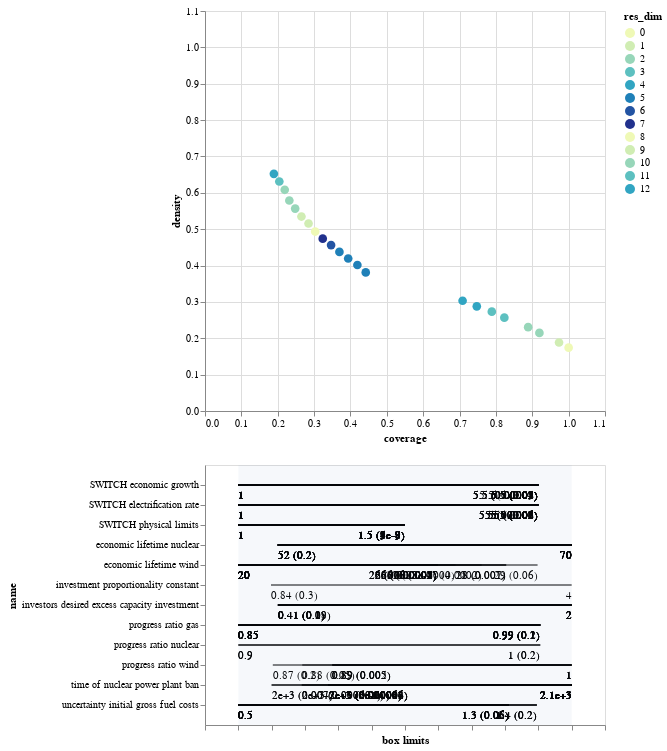

The cell this chart's notebook holds for it:
### Code cell
box1.inspect_tradeoff()

### Figure 1 — Vega-Lite specification as saved in the notebook (floating-point values rounded to 4 significant figures; data arrays with more than 128 entries replaced by an {"elided": "..."} marker saying what was removed)
{"config": {"view": {"continuousWidth": 300, "continuousHeight": 300}}, "vconcat": [{"data": {"name": "data-8b29c811652fa4ec85d614b1ecdf741a"}, "mark": {"type": "circle", "size": 75}, "encoding": {"color": {"field": "res_dim", "scale": {"range": ["#eff9b6", "#d0edb3", "#97d6b9", "#5dc0c0", "#31a5c2", "#1f80b8", "#2354a3", "#21318d"]}, "type": "ordinal"}, "opacity": {"condition": {"param": "param_1", "value": 1}, "value": 0.4}, "tooltip": [{"field": "id", "type": "quantitative"}, {"field": "coverage", "format": ".2", "type": "quantitative"}, {"field": "density", "format": ".2", "type": "quantitative"}, {"field": "res_dim", "type": "ordinal"}], "x": {"field": "coverage", "scale": {"domain": [0, 1.1]}, "type": "quantitative"}, "y": {"field": "density", "scale": {"domain": [0, 1.1]}, "type": "quantitative"}}, "height": 400, "name": "view_1", "width": 400}, {"layer": [{"data": {"name": "data-f3ac8ae26385154a53466d9f1b15671c"}, "mark": {"type": "rule"}, "encoding": {"x": {"axis": {"grid": false, "labels": false, "title": "box limits"}, "field": "x_lower", "scale": {"domain": [0, 1], "padding": 0.1}, "type": "quantitative"}, "x2": {"field": "x_upper"}, "y": {"field": "name", "scale": {"padding": 1.0}, "type": "nominal"}}, "transform": [{"calculate": "(datum.x1-datum.minimum)/(datum.maximum-datum.minimum)", "as": "x_lower"}, {"calculate": "(datum.x2-datum.minimum)/(datum.maximum-datum.minimum)", "as": "x_upper"}, {"filter": {"param": "param_1"}}]}, {"data": {"name": "data-f3ac8ae26385154a53466d9f1b15671c"}, "mark": {"type": "text", "align": "left", "baseline": "top", "dy": 5}, "encoding": {"text": {"field": "text", "type": "ordinal"}, "x": {"axis": {"grid": false, "labels": false, "title": "box limits"}, "field": "x_lower", "scale": {"domain": [0, 1], "padding": 0.1}, "type": "quantitative"}, "x2": {"field": "x_upper"}, "y": {"field": "name", "scale": {"padding": 1.0}, "type": "nominal"}}, "transform": [{"calculate": "(datum.x1-datum.minimum)/(datum.maximum-datum.minimum)", "as": "x_lower"}, {"calculate": "(datum.x2-datum.minimum)/(datum.maximum-datum.minimum)", "as": "x_upper"}, {"filter": {"param": "param_1"}}, {"calculate": "datum.qp_lower>0?format(datum.x1, \".2\")+\" (\"+format(datum.qp_lower, \".1~g\")+\")\" :format(datum.x1, \".2\")", "as": "text"}]}, {"data": {"name": "data-f3ac8ae26385154a53466d9f1b15671c"}, "mark": {"type": "text", "align": "right", "baseline": "top", "dy": 5}, "encoding": {"text": {"field": "text", "type": "ordinal"}, "x": {"field": "x_upper", "type": "quantitative"}, "x2": {"field": "x_upper"}, "y": {"field": "name", "scale": {"padding": 1.0}, "type": "nominal"}}, "transform": [{"calculate": "(datum.x1-datum.minimum)/(datum.maximum-datum.minimum)", "as": "x_lower"}, {"calculate": "(datum.x2-datum.minimum)/(datum.maximum-datum.minimum)", "as": "x_upper"}, {"filter": {"param": "param_1"}}, {"calculate": "datum.qp_upper>0?format(datum.x2, \".2\")+\" (\"+format(datum.qp_upper, \".1\")+\")\" :format(datum.x2, \".2\")", "as": "text"}]}, {"data": {"name": "data-97aefd6d737ded565dc732e63f74ecc6"}, "mark": {"type": "rect", "opacity": 0.05}, "encoding": {"x": {"field": "start", "type": "quantitative"}, "x2": {"field": "end"}}}, {"data": {"name": "data-4f53cda18c2baa0c0354bb5f9a3ecbe5"}, "mark": {"type": "point"}, "encoding": {"x": {"field": "x", "type": "quantitative"}, "y": {"field": "name", "type": "nominal"}}, "transform": [{"filter": {"param": "param_1"}}]}, {"data": {"name": "data-4f53cda18c2baa0c0354bb5f9a3ecbe5"}, "mark": {"type": "text", "align": "center", "baseline": "top", "dy": 5}, "encoding": {"text": {"field": "item", "type": "nominal"}, "x": {"field": "x", "type": "quantitative"}, "y": {"field": "name", "type": "nominal"}}, "transform": [{"filter": {"param": "param_1"}}]}], "width": 400}], "params": [{"name": "param_1", "select": {"type": "point", "fields": ["id"]}, "views": ["view_1"]}], "$schema": "https://vega.github.io/schema/vega-lite/v5.20.1.json", "datasets": {"data-8b29c811652fa4ec85d614b1ecdf741a": [{"coverage": 1.0, "density": 0.1742, "id": 0, "k": 871, "mass": 1.0, "mean": 0.1742, "n": 5000, "res_dim": 0}, {"coverage": 0.9736, "density": 0.1884, "id": 1, "k": 848, "mass": 0.9, "mean": 0.1884, "n": 4500, "res_dim": 1}, {"coverage": 0.9196, "density": 0.2147, "id": 2, "k": 801, "mass": 0.7462, "mean": 0.2147, "n": 3731, "res_dim": 2}, {"coverage": 0.8886, "density": 0.2306, "id": 3, "k": 774, "mass": 0.6714, "mean": 0.2306, "n": 3357, "res_dim": 2}, {"coverage": 0.8232, "density": 0.2566, "id": 4, "k": 717, "mass": 0.5588, "mean": 0.2566, "n": 2794, "res_dim": 3}, {"coverage": 0.7887, "density": 0.2733, "id": 5, "k": 687, "mass": 0.5028, "mean": 0.2733, "n": 2514, "res_dim": 3}, {"coverage": 0.7474, "density": 0.2878, "id": 6, "k": 651, "mass": 0.4524, "mean": 0.2878, "n": 2262, "res_dim": 4}, {"coverage": 0.7084, "density": 0.3032, "id": 7, "k": 617, "mass": 0.407, "mean": 0.3032, "n": 2035, "res_dim": 4}, {"coverage": 0.442, "density": 0.3812, "id": 8, "k": 385, "mass": 0.202, "mean": 0.3812, "n": 1010, "res_dim": 5}, {"coverage": 0.4191, "density": 0.4015, "id": 9, "k": 365, "mass": 0.1818, "mean": 0.4015, "n": 909, "res_dim": 5}, {"coverage": 0.3938, "density": 0.4193, "id": 10, "k": 343, "mass": 0.1636, "mean": 0.4193, "n": 818, "res_dim": 5}, {"coverage": 0.3697, "density": 0.4375, "id": 11, "k": 322, "mass": 0.1472, "mean": 0.4375, "n": 736, "res_dim": 5}, {"coverage": 0.3467, "density": 0.4562, "id": 12, "k": 302, "mass": 0.1324, "mean": 0.4562, "n": 662, "res_dim": 6}, {"coverage": 0.3238, "density": 0.4739, "id": 13, "k": 282, "mass": 0.119, "mean": 0.4739, "n": 595, "res_dim": 7}, {"coverage": 0.3031, "density": 0.4935, "id": 14, "k": 264, "mass": 0.107, "mean": 0.4935, "n": 535, "res_dim": 8}, {"coverage": 0.2847, "density": 0.5156, "id": 15, "k": 248, "mass": 0.0962, "mean": 0.5156, "n": 481, "res_dim": 9}, {"coverage": 0.2652, "density": 0.5347, "id": 16, "k": 231, "mass": 0.0864, "mean": 0.5347, "n": 432, "res_dim": 9}, {"coverage": 0.248, "density": 0.5567, "id": 17, "k": 216, "mass": 0.0776, "mean": 0.5567, "n": 388, "res_dim": 10}, {"coverage": 0.2319, "density": 0.5788, "id": 18, "k": 202, "mass": 0.0698, "mean": 0.5788, "n": 349, "res_dim": 10}, {"coverage": 0.2193, "density": 0.6083, "id": 19, "k": 191, "mass": 0.0628, "mean": 0.6083, "n": 314, "res_dim": 10}, {"coverage": 0.2044, "density": 0.6312, "id": 20, "k": 178, "mass": 0.0564, "mean": 0.6312, "n": 282, "res_dim": 11}, {"coverage": 0.1894, "density": 0.6522, "id": 21, "k": 165, "mass": 0.0506, "mean": 0.6522, "n": 253, "res_dim": 12}], "data-f3ac8ae26385154a53466d9f1b15671c": {"elided": "131 records"}, "data-97aefd6d737ded565dc732e63f74ecc6": [{"start": 0, "end": 1}], "data-4f53cda18c2baa0c0354bb5f9a3ecbe5": []}}
